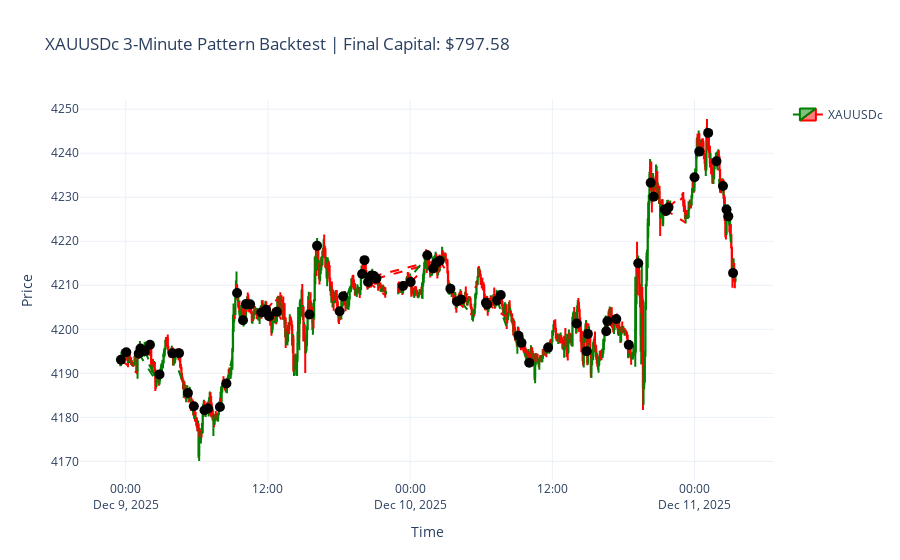
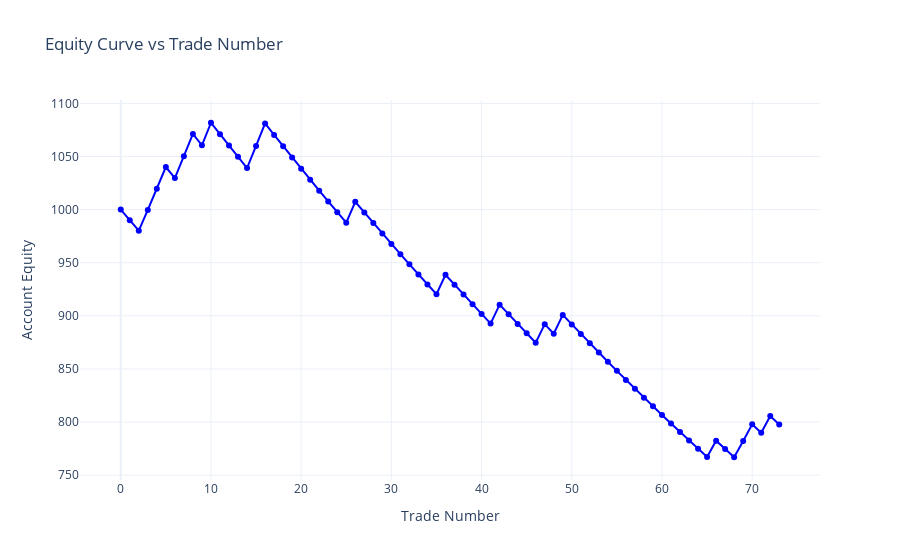

The code cell stored with these charts, in order, in its notebook:
### Code cell
import MetaTrader5 as mt5
import pandas as pd
from datetime import datetime
import plotly.graph_objects as go

# -------------------------
# 1. Initialize MT5
# -------------------------
if not mt5.initialize():
    print("MT5 initialization failed")
    mt5.shutdown()
    exit()

# -------------------------
# 2. Fetch XAUUSDc 3-minute data
# -------------------------
symbol = "XAUUSDc"
timeframe = mt5.TIMEFRAME_M3
num_bars = 1000

rates = mt5.copy_rates_from_pos(symbol, timeframe, 0, num_bars)
if rates is None:
    print("Failed to fetch data")
    mt5.shutdown()
    exit()

df = pd.DataFrame(rates)
df['time'] = pd.to_datetime(df['time'], unit='s')

# -------------------------
# 3. Pattern detection and trade simulation
# -------------------------
initial_capital = 1000
account = initial_capital
risk_per_trade = 0.01
stoploss_units = 3
takeprofit_units = stoploss_units * 2  # 2R

trades = []
equity_list = [account]  # start with initial capital

for i in range(2, len(df)):
    pos0 = df.iloc[i]
    pos1 = df.iloc[i-1]
    pos2 = df.iloc[i-2]

    # ---------- Bearish Pattern ----------
    if (pos0['close'] < pos0['open']) and (pos1['close'] > pos1['open']) and (pos2['close'] > pos2['open']):
        if (pos0['close'] < pos1['open']) and (pos1['high'] > pos0['high']) and (pos1['high'] > pos2['high']):
            entry = pos0['close']
            stoploss = entry + stoploss_units
            takeprofit = entry - takeprofit_units
            trade_risk = risk_per_trade * account
            position_size = trade_risk / stoploss_units
            hit_tp = False
            hit_sl = False
            for j in range(i+1, len(df)):
                low = df.iloc[j]['low']
                high = df.iloc[j]['high']
                if low <= takeprofit:
                    hit_tp = True
                    exit_price = takeprofit
                    break
                elif high >= stoploss:
                    hit_sl = True
                    exit_price = stoploss
                    break
            color = 'gray'
            pnl = 0
            if hit_tp:
                pnl = position_size * (entry - takeprofit)
                account += pnl
                color = 'green'
            elif hit_sl:
                pnl = position_size * (entry - stoploss)
                account += pnl
                color = 'red'
            trades.append({
                'entry_time': pos0['time'],
                'exit_time': df.iloc[j]['time'] if (hit_tp or hit_sl) else df.iloc[-1]['time'],
                'entry': entry,
                'exit': exit_price,
                'type': 'sell',
                'color': color
            })
            equity_list.append(account)

    # ---------- Bullish Pattern ----------
    if (pos0['close'] > pos0['open']) and (pos1['close'] < pos1['open']) and (pos2['close'] < pos2['open']):
        if (pos0['close'] > pos1['open']) and (pos1['low'] < pos0['low']) and (pos1['low'] < pos2['low']):
            entry = pos0['close']
            stoploss = entry - stoploss_units
            takeprofit = entry + takeprofit_units
            trade_risk = risk_per_trade * account
            position_size = trade_risk / stoploss_units
            hit_tp = False
            hit_sl = False
            for j in range(i+1, len(df)):
                low = df.iloc[j]['low']
                high = df.iloc[j]['high']
                if high >= takeprofit:
                    hit_tp = True
                    exit_price = takeprofit
                    break
                elif low <= stoploss:
                    hit_sl = True
                    exit_price = stoploss
                    break
            color = 'gray'
            pnl = 0
            if hit_tp:
                pnl = position_size * (takeprofit - entry)
                account += pnl
                color = 'green'
            elif hit_sl:
                pnl = position_size * (stoploss - entry)
                account += pnl
                color = 'red'
            trades.append({
                'entry_time': pos0['time'],
                'exit_time': df.iloc[j]['time'] if (hit_tp or hit_sl) else df.iloc[-1]['time'],
                'entry': entry,
                'exit': exit_price,
                'type': 'buy',
                'color': color
            })
            equity_list.append(account)

# -------------------------
# 4. Plot candlestick chart with break lines
# -------------------------
fig = go.Figure(data=[go.Candlestick(
    x=df['time'],
    open=df['open'],
    high=df['high'],
    low=df['low'],
    close=df['close'],
    increasing_line_color='green',
    decreasing_line_color='red',
    name='XAUUSDc'
)])

# Plot trades with break lines
for trade in trades:
    fig.add_trace(go.Scatter(
        x=[trade['entry_time'], trade['exit_time']],
        y=[trade['entry'], trade['exit']],
        mode='lines',
        line=dict(color=trade['color'], width=2, dash='dash'),
        showlegend=False
    ))
    fig.add_trace(go.Scatter(
        x=[trade['entry_time']],
        y=[trade['entry']],
        mode='markers',
        marker=dict(symbol='circle', color='black', size=10),
        showlegend=False
    ))

fig.update_layout(
    title=f'XAUUSDc 3-Minute Pattern Backtest | Final Capital: ${account:.2f}',
    xaxis_title='Time',
    yaxis_title='Price',
    xaxis_rangeslider_visible=False,
    template='plotly_white'
)
fig.show()

# -------------------------
# 5. Plot equity curve (x-axis = trade number)
# -------------------------
equity_fig = go.Figure()
equity_fig.add_trace(go.Scatter(
    x=list(range(len(equity_list))),
    y=equity_list,
    mode='lines+markers',
    line=dict(color='blue', width=2),
    name='Equity Curve'
))
equity_fig.update_layout(
    title='Equity Curve vs Trade Number',
    xaxis_title='Trade Number',
    yaxis_title='Account Equity',
    template='plotly_white'
)
equity_fig.show()

# -------------------------
# 6. Shutdown MT5
# -------------------------
mt5.shutdown()

### Figure 1 — Plotly figure (JSON) as saved in the notebook; plotly's stock layout.template omitted (floating-point values rounded to 4 significant figures; data arrays with more than 128 entries replaced by an {"elided": "..."} marker saying what was removed)
{"data": [{"close": {"elided": "1000 float values"}, "decreasing": {"line": {"color": "red"}}, "high": {"elided": "1000 float values"}, "increasing": {"line": {"color": "green"}}, "low": {"elided": "1000 float values"}, "name": "XAUUSDc", "open": {"elided": "1000 float values"}, "type": "candlestick", "x": {"elided": "1000 str values"}}, {"line": {"color": "red", "dash": "dash", "width": 2}, "mode": "lines", "showlegend": false, "type": "scatter", "x": ["2025-12-08T23:36:00", "2025-12-09T00:57:00"], "y": [4193.0, 4190.0]}, {"marker": {"color": "black", "size": 10, "symbol": "circle"}, "mode": "markers", "showlegend": false, "type": "scatter", "x": ["2025-12-08T23:36:00"], "y": [4193.0]}, {"line": {"color": "red", "dash": "dash", "width": 2}, "mode": "lines", "showlegend": false, "type": "scatter", "x": ["2025-12-09T00:03:00", "2025-12-09T00:12:00"], "y": [4195.0, 4192.0]}, {"marker": {"color": "black", "size": 10, "symbol": "circle"}, "mode": "markers", "showlegend": false, "type": "scatter", "x": ["2025-12-09T00:03:00"], "y": [4195.0]}, {"line": {"color": "green", "dash": "dash", "width": 2}, "mode": "lines", "showlegend": false, "type": "scatter", "x": ["2025-12-09T01:06:00", "2025-12-09T02:30:00"], "y": [4195.0, 4189.0]}, {"marker": {"color": "black", "size": 10, "symbol": "circle"}, "mode": "markers", "showlegend": false, "type": "scatter", "x": ["2025-12-09T01:06:00"], "y": [4195.0]}, {"line": {"color": "green", "dash": "dash", "width": 2}, "mode": "lines", "showlegend": false, "type": "scatter", "x": ["2025-12-09T01:15:00", "2025-12-09T02:27:00"], "y": [4196.0, 4190.0]}, {"marker": {"color": "black", "size": 10, "symbol": "circle"}, "mode": "markers", "showlegend": false, "type": "scatter", "x": ["2025-12-09T01:15:00"], "y": [4196.0]}, {"line": {"color": "green", "dash": "dash", "width": 2}, "mode": "lines", "showlegend": false, "type": "scatter", "x": ["2025-12-09T01:39:00", "2025-12-09T02:30:00"], "y": [4195.0, 4189.0]}, {"marker": {"color": "black", "size": 10, "symbol": "circle"}, "mode": "markers", "showlegend": false, "type": "scatter", "x": ["2025-12-09T01:39:00"], "y": [4195.0]}, {"line": {"color": "red", "dash": "dash", "width": 2}, "mode": "lines", "showlegend": false, "type": "scatter", "x": ["2025-12-09T02:03:00", "2025-12-09T02:09:00"], "y": [4196.0, 4193.0]}, {"marker": {"color": "black", "size": 10, "symbol": "circle"}, "mode": "markers", "showlegend": false, "type": "scatter", "x": ["2025-12-09T02:03:00"], "y": [4196.0]}, {"line": {"color": "green", "dash": "dash", "width": 2}, "mode": "lines", "showlegend": false, "type": "scatter", "x": ["2025-12-09T02:51:00", "2025-12-09T03:18:00"], "y": [4190.0, 4196.0]}, {"marker": {"color": "black", "size": 10, "symbol": "circle"}, "mode": "markers", "showlegend": false, "type": "scatter", "x": ["2025-12-09T02:51:00"], "y": [4190.0]}, {"line": {"color": "green", "dash": "dash", "width": 2}, "mode": "lines", "showlegend": false, "type": "scatter", "x": ["2025-12-09T03:57:00", "2025-12-09T04:45:00"], "y": [4195.0, 4189.0]}, {"marker": {"color": "black", "size": 10, "symbol": "circle"}, "mode": "markers", "showlegend": false, "type": "scatter", "x": ["2025-12-09T03:57:00"], "y": [4195.0]}, {"line": {"color": "red", "dash": "dash", "width": 2}, "mode": "lines", "showlegend": false, "type": "scatter", "x": ["2025-12-09T04:30:00", "2025-12-09T04:36:00"], "y": [4195.0, 4192.0]}, {"marker": {"color": "black", "size": 10, "symbol": "circle"}, "mode": "markers", "showlegend": false, "type": "scatter", "x": ["2025-12-09T04:30:00"], "y": [4195.0]}, {"line": {"color": "green", "dash": "dash", "width": 2}, "mode": "lines", "showlegend": false, "type": "scatter", "x": ["2025-12-09T05:15:00", "2025-12-09T05:51:00"], "y": [4186.0, 4180.0]}, {"marker": {"color": "black", "size": 10, "symbol": "circle"}, "mode": "markers", "showlegend": false, "type": "scatter", "x": ["2025-12-09T05:15:00"], "y": [4186.0]}, {"line": {"color": "red", "dash": "dash", "width": 2}, "mode": "lines", "showlegend": false, "type": "scatter", "x": ["2025-12-09T05:45:00", "2025-12-09T05:51:00"], "y": [4183.0, 4180.0]}, {"marker": {"color": "black", "size": 10, "symbol": "circle"}, "mode": "markers", "showlegend": false, "type": "scatter", "x": ["2025-12-09T05:45:00"], "y": [4183.0]}, {"line": {"color": "red", "dash": "dash", "width": 2}, "mode": "lines", "showlegend": false, "type": "scatter", "x": ["2025-12-09T06:39:00", "2025-12-09T07:06:00"], "y": [4182.0, 4185.0]}, {"marker": {"color": "black", "size": 10, "symbol": "circle"}, "mode": "markers", "showlegend": false, "type": "scatter", "x": ["2025-12-09T06:39:00"], "y": [4182.0]}, {"line": {"color": "red", "dash": "dash", "width": 2}, "mode": "lines", "showlegend": false, "type": "scatter", "x": ["2025-12-09T06:57:00", "2025-12-09T07:24:00"], "y": [4182.0, 4179.0]}, {"marker": {"color": "black", "size": 10, "symbol": "circle"}, "mode": "markers", "showlegend": false, "type": "scatter", "x": ["2025-12-09T06:57:00"], "y": [4182.0]}, {"line": {"color": "red", "dash": "dash", "width": 2}, "mode": "lines", "showlegend": false, "type": "scatter", "x": ["2025-12-09T07:57:00", "2025-12-09T08:00:00"], "y": [4182.0, 4185.0]}, {"marker": {"color": "black", "size": 10, "symbol": "circle"}, "mode": "markers", "showlegend": false, "type": "scatter", "x": ["2025-12-09T07:57:00"], "y": [4182.0]}, {"line": {"color": "green", "dash": "dash", "width": 2}, "mode": "lines", "showlegend": false, "type": "scatter", "x": ["2025-12-09T08:30:00", "2025-12-09T09:00:00"], "y": [4188.0, 4194.0]}, {"marker": {"color": "black", "size": 10, "symbol": "circle"}, "mode": "markers", "showlegend": false, "type": "scatter", "x": ["2025-12-09T08:30:00"], "y": [4188.0]}, {"line": {"color": "green", "dash": "dash", "width": 2}, "mode": "lines", "showlegend": false, "type": "scatter", "x": ["2025-12-09T09:24:00", "2025-12-09T09:39:00"], "y": [4208.0, 4202.0]}, {"marker": {"color": "black", "size": 10, "symbol": "circle"}, "mode": "markers", "showlegend": false, "type": "scatter", "x": ["2025-12-09T09:24:00"], "y": [4208.0]}, {"line": {"color": "red", "dash": "dash", "width": 2}, "mode": "lines", "showlegend": false, "type": "scatter", "x": ["2025-12-09T09:54:00", "2025-12-09T10:00:00"], "y": [4202.0, 4205.0]}, {"marker": {"color": "black", "size": 10, "symbol": "circle"}, "mode": "markers", "showlegend": false, "type": "scatter", "x": ["2025-12-09T09:54:00"], "y": [4202.0]}, {"line": {"color": "red", "dash": "dash", "width": 2}, "mode": "lines", "showlegend": false, "type": "scatter", "x": ["2025-12-09T10:09:00", "2025-12-09T10:39:00"], "y": [4206.0, 4203.0]}, {"marker": {"color": "black", "size": 10, "symbol": "circle"}, "mode": "markers", "showlegend": false, "type": "scatter", "x": ["2025-12-09T10:09:00"], "y": [4206.0]}, {"line": {"color": "red", "dash": "dash", "width": 2}, "mode": "lines", "showlegend": false, "type": "scatter", "x": ["2025-12-09T10:30:00", "2025-12-09T10:39:00"], "y": [4206.0, 4203.0]}, {"marker": {"color": "black", "size": 10, "symbol": "circle"}, "mode": "markers", "showlegend": false, "type": "scatter", "x": ["2025-12-09T10:30:00"], "y": [4206.0]}, {"line": {"color": "red", "dash": "dash", "width": 2}, "mode": "lines", "showlegend": false, "type": "scatter", "x": ["2025-12-09T11:27:00", "2025-12-09T12:48:00"], "y": [4204.0, 4207.0]}, {"marker": {"color": "black", "size": 10, "symbol": "circle"}, "mode": "markers", "showlegend": false, "type": "scatter", "x": ["2025-12-09T11:27:00"], "y": [4204.0]}, {"line": {"color": "red", "dash": "dash", "width": 2}, "mode": "lines", "showlegend": false, "type": "scatter", "x": ["2025-12-09T11:51:00", "2025-12-09T12:51:00"], "y": [4204.0, 4207.0]}, {"marker": {"color": "black", "size": 10, "symbol": "circle"}, "mode": "markers", "showlegend": false, "type": "scatter", "x": ["2025-12-09T11:51:00"], "y": [4204.0]}, {"line": {"color": "red", "dash": "dash", "width": 2}, "mode": "lines", "showlegend": false, "type": "scatter", "x": ["2025-12-09T12:06:00", "2025-12-09T12:48:00"], "y": [4203.0, 4206.0]}, {"marker": {"color": "black", "size": 10, "symbol": "circle"}, "mode": "markers", "showlegend": false, "type": "scatter", "x": ["2025-12-09T12:06:00"], "y": [4203.0]}, {"line": {"color": "red", "dash": "dash", "width": 2}, "mode": "lines", "showlegend": false, "type": "scatter", "x": ["2025-12-09T12:45:00", "2025-12-09T13:24:00"], "y": [4204.0, 4201.0]}, {"marker": {"color": "black", "size": 10, "symbol": "circle"}, "mode": "markers", "showlegend": false, "type": "scatter", "x": ["2025-12-09T12:45:00"], "y": [4204.0]}, {"line": {"color": "red", "dash": "dash", "width": 2}, "mode": "lines", "showlegend": false, "type": "scatter", "x": ["2025-12-09T15:30:00", "2025-12-09T15:33:00"], "y": [4203.0, 4206.0]}, {"marker": {"color": "black", "size": 10, "symbol": "circle"}, "mode": "markers", "showlegend": false, "type": "scatter", "x": ["2025-12-09T15:30:00"], "y": [4203.0]}, {"line": {"color": "red", "dash": "dash", "width": 2}, "mode": "lines", "showlegend": false, "type": "scatter", "x": ["2025-12-09T16:09:00", "2025-12-09T16:15:00"], "y": [4219.0, 4216.0]}, {"marker": {"color": "black", "size": 10, "symbol": "circle"}, "mode": "markers", "showlegend": false, "type": "scatter", "x": ["2025-12-09T16:09:00"], "y": [4219.0]}, {"line": {"color": "green", "dash": "dash", "width": 2}, "mode": "lines", "showlegend": false, "type": "scatter", "x": ["2025-12-09T18:03:00", "2025-12-09T19:03:00"], "y": [4204.0, 4210.0]}, {"marker": {"color": "black", "size": 10, "symbol": "circle"}, "mode": "markers", "showlegend": false, "type": "scatter", "x": ["2025-12-09T18:03:00"], "y": [4204.0]}, {"line": {"color": "red", "dash": "dash", "width": 2}, "mode": "lines", "showlegend": false, "type": "scatter", "x": ["2025-12-09T18:21:00", "2025-12-09T18:33:00"], "y": [4207.0, 4204.0]}, {"marker": {"color": "black", "size": 10, "symbol": "circle"}, "mode": "markers", "showlegend": false, "type": "scatter", "x": ["2025-12-09T18:21:00"], "y": [4207.0]}, {"line": {"color": "red", "dash": "dash", "width": 2}, "mode": "lines", "showlegend": false, "type": "scatter", "x": ["2025-12-09T19:57:00", "2025-12-09T20:09:00"], "y": [4213.0, 4216.0]}, {"marker": {"color": "black", "size": 10, "symbol": "circle"}, "mode": "markers", "showlegend": false, "type": "scatter", "x": ["2025-12-09T19:57:00"], "y": [4213.0]}, {"line": {"color": "red", "dash": "dash", "width": 2}, "mode": "lines", "showlegend": false, "type": "scatter", "x": ["2025-12-09T20:09:00", "2025-12-09T20:15:00"], "y": [4216.0, 4213.0]}, {"marker": {"color": "black", "size": 10, "symbol": "circle"}, "mode": "markers", "showlegend": false, "type": "scatter", "x": ["2025-12-09T20:09:00"], "y": [4216.0]}, {"line": {"color": "red", "dash": "dash", "width": 2}, "mode": "lines", "showlegend": false, "type": "scatter", "x": ["2025-12-09T20:27:00", "2025-12-09T21:54:00"], "y": [4211.0, 4208.0]}, {"marker": {"color": "black", "size": 10, "symbol": "circle"}, "mode": "markers", "showlegend": false, "type": "scatter", "x": ["2025-12-09T20:27:00"], "y": [4211.0]}, {"line": {"color": "red", "dash": "dash", "width": 2}, "mode": "lines", "showlegend": false, "type": "scatter", "x": ["2025-12-09T20:36:00", "2025-12-09T21:33:00"], "y": [4212.0, 4209.0]}, {"marker": {"color": "black", "size": 10, "symbol": "circle"}, "mode": "markers", "showlegend": false, "type": "scatter", "x": ["2025-12-09T20:36:00"], "y": [4212.0]}, {"line": {"color": "red", "dash": "dash", "width": 2}, "mode": "lines", "showlegend": false, "type": "scatter", "x": ["2025-12-09T20:45:00", "2025-12-09T21:18:00"], "y": [4212.0, 4209.0]}, {"marker": {"color": "black", "size": 10, "symbol": "circle"}, "mode": "markers", "showlegend": false, "type": "scatter", "x": ["2025-12-09T20:45:00"], "y": [4212.0]}, {"line": {"color": "red", "dash": "dash", "width": 2}, "mode": "lines", "showlegend": false, "type": "scatter", "x": ["2025-12-09T20:51:00", "2025-12-10T01:12:00"], "y": [4212.0, 4215.0]}, {"marker": {"color": "black", "size": 10, "symbol": "circle"}, "mode": "markers", "showlegend": false, "type": "scatter", "x": ["2025-12-09T20:51:00"], "y": [4212.0]}, {"line": {"color": "red", "dash": "dash", "width": 2}, "mode": "lines", "showlegend": false, "type": "scatter", "x": ["2025-12-09T20:57:00", "2025-12-09T21:18:00"], "y": [4212.0, 4209.0]}, {"marker": {"color": "black", "size": 10, "symbol": "circle"}, "mode": "markers", "showlegend": false, "type": "scatter", "x": ["2025-12-09T20:57:00"], "y": [4212.0]}, {"line": {"color": "red", "dash": "dash", "width": 2}, "mode": "lines", "showlegend": false, "type": "scatter", "x": ["2025-12-09T21:09:00", "2025-12-10T01:12:00"], "y": [4212.0, 4215.0]}, {"marker": {"color": "black", "size": 10, "symbol": "circle"}, "mode": "markers", "showlegend": false, "type": "scatter", "x": ["2025-12-09T21:09:00"], "y": [4212.0]}, {"line": {"color": "green", "dash": "dash", "width": 2}, "mode": "lines", "showlegend": false, "type": "scatter", "x": ["2025-12-09T23:24:00", "2025-12-10T01:15:00"], "y": [4210.0, 4216.0]}, {"marker": {"color": "black", "size": 10, "symbol": "circle"}, "mode": "markers", "showlegend": false, "type": "scatter", "x": ["2025-12-09T23:24:00"], "y": [4210.0]}, {"line": {"color": "red", "dash": "dash", "width": 2}, "mode": "lines", "showlegend": false, "type": "scatter", "x": ["2025-12-10T00:03:00", "2025-12-10T01:12:00"], "y": [4211.0, 4214.0]}, {"marker": {"color": "black", "size": 10, "symbol": "circle"}, "mode": "markers", "showlegend": false, "type": "scatter", "x": ["2025-12-10T00:03:00"], "y": [4211.0]}, {"line": {"color": "red", "dash": "dash", "width": 2}, "mode": "lines", "showlegend": false, "type": "scatter", "x": ["2025-12-10T01:27:00", "2025-12-10T01:33:00"], "y": [4217.0, 4214.0]}, {"marker": {"color": "black", "size": 10, "symbol": "circle"}, "mode": "markers", "showlegend": false, "type": "scatter", "x": ["2025-12-10T01:27:00"], "y": [4217.0]}, {"line": {"color": "red", "dash": "dash", "width": 2}, "mode": "lines", "showlegend": false, "type": "scatter", "x": ["2025-12-10T01:57:00", "2025-12-10T02:06:00"], "y": [4214.0, 4217.0]}, {"marker": {"color": "black", "size": 10, "symbol": "circle"}, "mode": "markers", "showlegend": false, "type": "scatter", "x": ["2025-12-10T01:57:00"], "y": [4214.0]}, {"line": {"color": "red", "dash": "dash", "width": 2}, "mode": "lines", "showlegend": false, "type": "scatter", "x": ["2025-12-10T02:12:00", "2025-12-10T02:42:00"], "y": [4215.0, 4218.0]}, {"marker": {"color": "black", "size": 10, "symbol": "circle"}, "mode": "markers", "showlegend": false, "type": "scatter", "x": ["2025-12-10T02:12:00"], "y": [4215.0]}, {"line": {"color": "red", "dash": "dash", "width": 2}, "mode": "lines", "showlegend": false, "type": "scatter", "x": ["2025-12-10T02:30:00", "2025-12-10T03:12:00"], "y": [4216.0, 4213.0]}, {"marker": {"color": "black", "size": 10, "symbol": "circle"}, "mode": "markers", "showlegend": false, "type": "scatter", "x": ["2025-12-10T02:30:00"], "y": [4216.0]}, {"line": {"color": "green", "dash": "dash", "width": 2}, "mode": "lines", "showlegend": false, "type": "scatter", "x": ["2025-12-10T03:24:00", "2025-12-10T05:12:00"], "y": [4209.0, 4203.0]}, {"marker": {"color": "black", "size": 10, "symbol": "circle"}, "mode": "markers", "showlegend": false, "type": "scatter", "x": ["2025-12-10T03:24:00"], "y": [4209.0]}, {"line": {"color": "red", "dash": "dash", "width": 2}, "mode": "lines", "showlegend": false, "type": "scatter", "x": ["2025-12-10T03:57:00", "2025-12-10T05:12:00"], "y": [4206.0, 4203.0]}, {"marker": {"color": "black", "size": 10, "symbol": "circle"}, "mode": "markers", "showlegend": false, "type": "scatter", "x": ["2025-12-10T03:57:00"], "y": [4206.0]}, {"line": {"color": "red", "dash": "dash", "width": 2}, "mode": "lines", "showlegend": false, "type": "scatter", "x": ["2025-12-10T04:18:00", "2025-12-10T05:36:00"], "y": [4207.0, 4210.0]}, {"marker": {"color": "black", "size": 10, "symbol": "circle"}, "mode": "markers", "showlegend": false, "type": "scatter", "x": ["2025-12-10T04:18:00"], "y": [4207.0]}, {"line": {"color": "red", "dash": "dash", "width": 2}, "mode": "lines", "showlegend": false, "type": "scatter", "x": ["2025-12-10T06:24:00", "2025-12-10T08:00:00"], "y": [4206.0, 4203.0]}, {"marker": {"color": "black", "size": 10, "symbol": "circle"}, "mode": "markers", "showlegend": false, "type": "scatter", "x": ["2025-12-10T06:24:00"], "y": [4206.0]}, {"line": {"color": "red", "dash": "dash", "width": 2}, "mode": "lines", "showlegend": false, "type": "scatter", "x": ["2025-12-10T06:30:00", "2025-12-10T07:06:00"], "y": [4206.0, 4209.0]}, {"marker": {"color": "black", "size": 10, "symbol": "circle"}, "mode": "markers", "showlegend": false, "type": "scatter", "x": ["2025-12-10T06:30:00"], "y": [4206.0]}, {"line": {"color": "green", "dash": "dash", "width": 2}, "mode": "lines", "showlegend": false, "type": "scatter", "x": ["2025-12-10T07:21:00", "2025-12-10T08:09:00"], "y": [4207.0, 4201.0]}, {"marker": {"color": "black", "size": 10, "symbol": "circle"}, "mode": "markers", "showlegend": false, "type": "scatter", "x": ["2025-12-10T07:21:00"], "y": [4207.0]}, {"line": {"color": "red", "dash": "dash", "width": 2}, "mode": "lines", "showlegend": false, "type": "scatter", "x": ["2025-12-10T07:39:00", "2025-12-10T07:48:00"], "y": [4208.0, 4205.0]}, {"marker": {"color": "black", "size": 10, "symbol": "circle"}, "mode": "markers", "showlegend": false, "type": "scatter", "x": ["2025-12-10T07:39:00"], "y": [4208.0]}, {"line": {"color": "green", "dash": "dash", "width": 2}, "mode": "lines", "showlegend": false, "type": "scatter", "x": ["2025-12-10T09:09:00", "2025-12-10T09:54:00"], "y": [4199.0, 4193.0]}, {"marker": {"color": "black", "size": 10, "symbol": "circle"}, "mode": "markers", "showlegend": false, "type": "scatter", "x": ["2025-12-10T09:09:00"], "y": [4199.0]}, {"line": {"color": "red", "dash": "dash", "width": 2}, "mode": "lines", "showlegend": false, "type": "scatter", "x": ["2025-12-10T09:24:00", "2025-12-10T09:42:00"], "y": [4197.0, 4194.0]}, {"marker": {"color": "black", "size": 10, "symbol": "circle"}, "mode": "markers", "showlegend": false, "type": "scatter", "x": ["2025-12-10T09:24:00"], "y": [4197.0]}, {"line": {"color": "red", "dash": "dash", "width": 2}, "mode": "lines", "showlegend": false, "type": "scatter", "x": ["2025-12-10T10:03:00", "2025-12-10T10:12:00"], "y": [4192.0, 4195.0]}, {"marker": {"color": "black", "size": 10, "symbol": "circle"}, "mode": "markers", "showlegend": false, "type": "scatter", "x": ["2025-12-10T10:03:00"], "y": [4192.0]}, {"line": {"color": "red", "dash": "dash", "width": 2}, "mode": "lines", "showlegend": false, "type": "scatter", "x": ["2025-12-10T11:39:00", "2025-12-10T12:00:00"], "y": [4196.0, 4199.0]}, {"marker": {"color": "black", "size": 10, "symbol": "circle"}, "mode": "markers", "showlegend": false, "type": "scatter", "x": ["2025-12-10T11:39:00"], "y": [4196.0]}, {"line": {"color": "red", "dash": "dash", "width": 2}, "mode": "lines", "showlegend": false, "type": "scatter", "x": ["2025-12-10T14:03:00", "2025-12-10T14:24:00"], "y": [4201.0, 4198.0]}, {"marker": {"color": "black", "size": 10, "symbol": "circle"}, "mode": "markers", "showlegend": false, "type": "scatter", "x": ["2025-12-10T14:03:00"], "y": [4201.0]}, {"line": {"color": "red", "dash": "dash", "width": 2}, "mode": "lines", "showlegend": false, "type": "scatter", "x": ["2025-12-10T14:54:00", "2025-12-10T15:00:00"], "y": [4195.0, 4198.0]}, {"marker": {"color": "black", "size": 10, "symbol": "circle"}, "mode": "markers", "showlegend": false, "type": "scatter", "x": ["2025-12-10T14:54:00"], "y": [4195.0]}, {"line": {"color": "red", "dash": "dash", "width": 2}, "mode": "lines", "showlegend": false, "type": "scatter", "x": ["2025-12-10T15:00:00", "2025-12-10T15:12:00"], "y": [4199.0, 4196.0]}, {"marker": {"color": "black", "size": 10, "symbol": "circle"}, "mode": "markers", "showlegend": false, "type": "scatter", "x": ["2025-12-10T15:00:00"], "y": [4199.0]}, {"line": {"color": "red", "dash": "dash", "width": 2}, "mode": "lines", "showlegend": false, "type": "scatter", "x": ["2025-12-10T16:33:00", "2025-12-10T16:39:00"], "y": [4200.0, 4203.0]}, {"marker": {"color": "black", "size": 10, "symbol": "circle"}, "mode": "markers", "showlegend": false, "type": "scatter", "x": ["2025-12-10T16:33:00"], "y": [4200.0]}, {"line": {"color": "red", "dash": "dash", "width": 2}, "mode": "lines", "showlegend": false, "type": "scatter", "x": ["2025-12-10T16:39:00", "2025-12-10T17:36:00"], "y": [4202.0, 4199.0]}, {"marker": {"color": "black", "size": 10, "symbol": "circle"}, "mode": "markers", "showlegend": false, "type": "scatter", "x": ["2025-12-10T16:39:00"], "y": [4202.0]}, {"line": {"color": "red", "dash": "dash", "width": 2}, "mode": "lines", "showlegend": false, "type": "scatter", "x": ["2025-12-10T17:24:00", "2025-12-10T17:33:00"], "y": [4202.0, 4199.0]}, {"marker": {"color": "black", "size": 10, "symbol": "circle"}, "mode": "markers", "showlegend": false, "type": "scatter", "x": ["2025-12-10T17:24:00"], "y": [4202.0]}, {"line": {"color": "red", "dash": "dash", "width": 2}, "mode": "lines", "showlegend": false, "type": "scatter", "x": ["2025-12-10T18:27:00", "2025-12-10T18:39:00"], "y": [4196.0, 4193.0]}, {"marker": {"color": "black", "size": 10, "symbol": "circle"}, "mode": "markers", "showlegend": false, "type": "scatter", "x": ["2025-12-10T18:27:00"], "y": [4196.0]}, {"line": {"color": "red", "dash": "dash", "width": 2}, "mode": "lines", "showlegend": false, "type": "scatter", "x": ["2025-12-10T19:15:00", "2025-12-10T19:18:00"], "y": [4215.0, 4212.0]}, {"marker": {"color": "black", "size": 10, "symbol": "circle"}, "mode": "markers", "showlegend": false, "type": "scatter", "x": ["2025-12-10T19:15:00"], "y": [4215.0]}, {"line": {"color": "red", "dash": "dash", "width": 2}, "mode": "lines", "showlegend": false, "type": "scatter", "x": ["2025-12-10T20:18:00", "2025-12-10T20:21:00"], "y": [4233.0, 4236.0]}, {"marker": {"color": "black", "size": 10, "symbol": "circle"}, "mode": "markers", "showlegend": false, "type": "scatter", "x": ["2025-12-10T20:18:00"], "y": [4233.0]}, {"line": {"color": "red", "dash": "dash", "width": 2}, "mode": "lines", "showlegend": false, "type": "scatter", "x": ["2025-12-10T20:33:00", "2025-12-10T20:36:00"], "y": [4230.0, 4233.0]}, {"marker": {"color": "black", "size": 10, "symbol": "circle"}, "mode": "markers", "showlegend": false, "type": "scatter", "x": ["2025-12-10T20:33:00"], "y": [4230.0]}, {"line": {"color": "red", "dash": "dash", "width": 2}, "mode": "lines", "showlegend": false, "type": "scatter", "x": ["2025-12-10T21:30:00", "2025-12-10T23:15:00"], "y": [4227.0, 4224.0]}, {"marker": {"color": "black", "size": 10, "symbol": "circle"}, "mode": "markers", "showlegend": false, "type": "scatter", "x": ["2025-12-10T21:30:00"], "y": [4227.0]}, {"line": {"color": "red", "dash": "dash", "width": 2}, "mode": "lines", "showlegend": false, "type": "scatter", "x": ["2025-12-10T21:36:00", "2025-12-10T23:00:00"], "y": [4227.0, 4230.0]}, {"marker": {"color": "black", "size": 10, "symbol": "circle"}, "mode": "markers", "showlegend": false, "type": "scatter", "x": ["2025-12-10T21:36:00"], "y": [4227.0]}, {"line": {"color": "red", "dash": "dash", "width": 2}, "mode": "lines", "showlegend": false, "type": "scatter", "x": ["2025-12-10T21:48:00", "2025-12-10T23:00:00"], "y": [4228.0, 4231.0]}, {"marker": {"color": "black", "size": 10, "symbol": "circle"}, "mode": "markers", "showlegend": false, "type": "scatter", "x": ["2025-12-10T21:48:00"], "y": [4228.0]}, {"line": {"color": "green", "dash": "dash", "width": 2}, "mode": "lines", "showlegend": false, "type": "scatter", "x": ["2025-12-11T00:00:00", "2025-12-11T00:12:00"], "y": [4235.0, 4241.0]}, {"marker": {"color": "black", "size": 10, "symbol": "circle"}, "mode": "markers", "showlegend": false, "type": "scatter", "x": ["2025-12-11T00:00:00"], "y": [4235.0]}, {"line": {"color": "red", "dash": "dash", "width": 2}, "mode": "lines", "showlegend": false, "type": "scatter", "x": ["2025-12-11T00:24:00", "2025-12-11T00:42:00"], "y": [4240.0, 4243.0]}, {"marker": {"color": "black", "size": 10, "symbol": "circle"}, "mode": "markers", "showlegend": false, "type": "scatter", "x": ["2025-12-11T00:24:00"], "y": [4240.0]}, {"line": {"color": "red", "dash": "dash", "width": 2}, "mode": "lines", "showlegend": false, "type": "scatter", "x": ["2025-12-11T01:09:00", "2025-12-11T01:12:00"], "y": [4245.0, 4242.0]}, {"marker": {"color": "black", "size": 10, "symbol": "circle"}, "mode": "markers", "showlegend": false, "type": "scatter", "x": ["2025-12-11T01:09:00"], "y": [4245.0]}, {"line": {"color": "green", "dash": "dash", "width": 2}, "mode": "lines", "showlegend": false, "type": "scatter", "x": ["2025-12-11T01:51:00", "2025-12-11T02:09:00"], "y": [4238.0, 4232.0]}, {"marker": {"color": "black", "size": 10, "symbol": "circle"}, "mode": "markers", "showlegend": false, "type": "scatter", "x": ["2025-12-11T01:51:00"], "y": [4238.0]}, {"line": {"color": "green", "dash": "dash", "width": 2}, "mode": "lines", "showlegend": false, "type": "scatter", "x": ["2025-12-11T02:24:00", "2025-12-11T02:33:00"], "y": [4233.0, 4227.0]}, {"marker": {"color": "black", "size": 10, "symbol": "circle"}, "mode": "markers", "showlegend": false, "type": "scatter", "x": ["2025-12-11T02:24:00"], "y": [4233.0]}, {"line": {"color": "red", "dash": "dash", "width": 2}, "mode": "lines", "showlegend": false, "type": "scatter", "x": ["2025-12-11T02:42:00", "2025-12-11T02:57:00"], "y": [4227.0, 4224.0]}, {"marker": {"color": "black", "size": 10, "symbol": "circle"}, "mode": "markers", "showlegend": false, "type": "scatter", "x": ["2025-12-11T02:42:00"], "y": [4227.0]}, {"line": {"color": "green", "dash": "dash", "width": 2}, "mode": "lines", "showlegend": false, "type": "scatter", "x": ["2025-12-11T02:51:00", "2025-12-11T03:06:00"], "y": [4226.0, 4220.0]}, {"marker": {"color": "black", "size": 10, "symbol": "circle"}, "mode": "markers", "showlegend": false, "type": "scatter", "x": ["2025-12-11T02:51:00"], "y": [4226.0]}, {"line": {"color": "red", "dash": "dash", "width": 2}, "mode": "lines", "showlegend": false, "type": "scatter", "x": ["2025-12-11T03:15:00", "2025-12-11T03:24:00"], "y": [4213.0, 4210.0]}, {"marker": {"color": "black", "size": 10, "symbol": "circle"}, "mode": "markers", "showlegend": false, "type": "scatter", "x": ["2025-12-11T03:15:00"], "y": [4213.0]}], "layout": {"title": {"text": "XAUUSDc 3-Minute Pattern Backtest | Final Capital: $797.58"}, "xaxis": {"rangeslider": {"visible": false}, "title": {"text": "Time"}}, "yaxis": {"title": {"text": "Price"}}}}

### Figure 2 — Plotly figure (JSON) as saved in the notebook; plotly's stock layout.template omitted (floating-point values rounded to 4 significant figures)
{"data": [{"line": {"color": "blue", "width": 2}, "mode": "lines+markers", "name": "Equity Curve", "type": "scatter", "x": [0, 1, 2, 3, 4, 5, 6, 7, 8, 9, 10, 11, 12, 13, 14, 15, 16, 17, 18, 19, 20, 21, 22, 23, 24, 25, 26, 27, 28, 29, 30, 31, 32, 33, 34, 35, 36, 37, 38, 39, 40, 41, 42, 43, 44, 45, 46, 47, 48, 49, 50, 51, 52, 53, 54, 55, 56, 57, 58, 59, 60, 61, 62, 63, 64, 65, 66, 67, 68, 69, 70, 71, 72, 73], "y": [1000, 990, 980.1, 999.7, 1020.0, 1040.0, 1030.0, 1050.0, 1071.0, 1061.0, 1082.0, 1071.0, 1060.0, 1050.0, 1039.0, 1060.0, 1081.0, 1070.0, 1060.0, 1049.0, 1039.0, 1028.0, 1018.0, 1008.0, 997.6, 987.6, 1007.0, 997.3, 987.3, 977.5, 967.7, 958.0, 948.4, 939.0, 929.6, 920.3, 938.7, 929.3, 920.0, 910.8, 901.7, 892.7, 910.5, 901.4, 892.4, 883.5, 874.6, 892.1, 883.2, 900.9, 891.9, 883.0, 874.1, 865.4, 856.7, 848.2, 839.7, 831.3, 823.0, 814.7, 806.6, 798.5, 790.5, 782.6, 774.8, 767.1, 782.4, 774.6, 766.8, 782.2, 797.8, 789.8, 805.6, 797.6]}], "layout": {"title": {"text": "Equity Curve vs Trade Number"}, "xaxis": {"title": {"text": "Trade Number"}}, "yaxis": {"title": {"text": "Account Equity"}}}}
